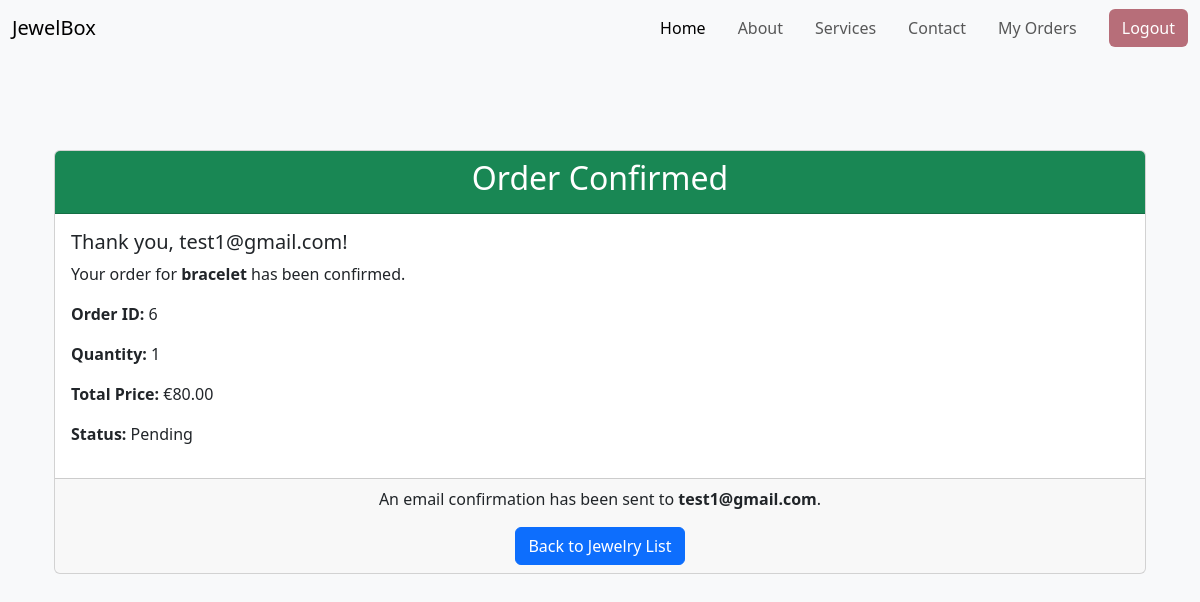
The page /order_confirmation/6/ (signed in) on the database as committed earlier.
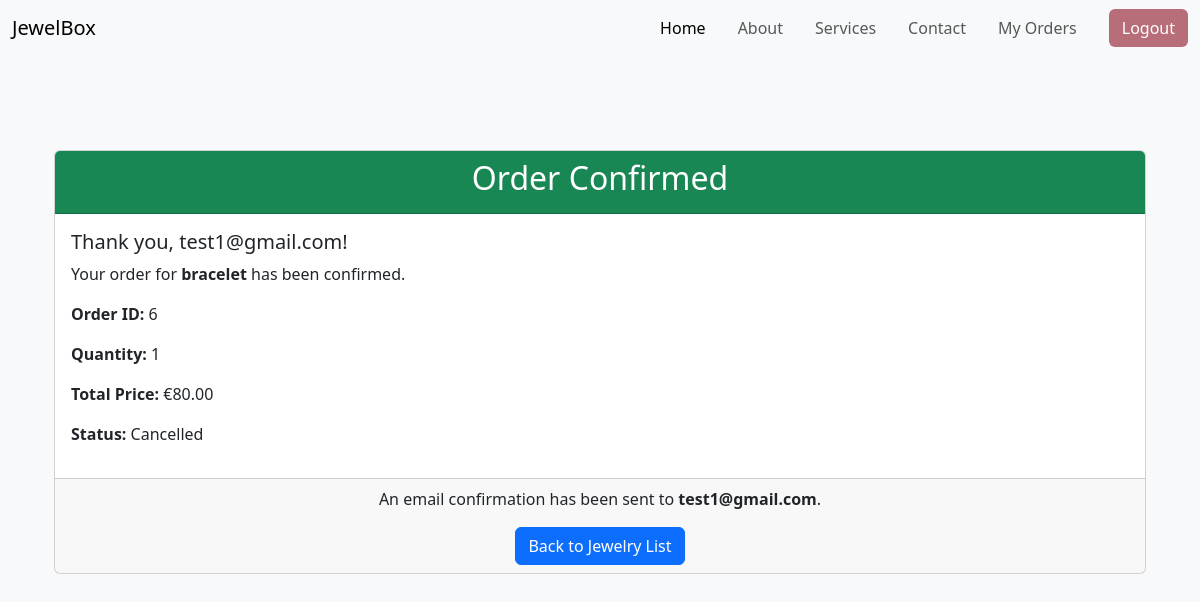
The same page on the database as committed later.
### jewelBoxDbServices/models.py (models this page shows, shortened)
class Order(models.Model):
    user = models.ForeignKey(CustomUser, on_delete=models.CASCADE)
    jewelry = models.ForeignKey(Jewelry, on_delete=models.CASCADE)
    quantity = models.PositiveIntegerField()
    total_price = models.DecimalField(max_digits=10, decimal_places=2)
    order_date = models.DateTimeField(auto_now_add=True)
    status = models.CharField(
        max_length=20,
        choices=[('Pending', 'Pending'), ('Shipped', 'Shipped'), ('Delivered', 'Delivered')],
        default='Pending'
    )

class CustomUser(AbstractUser):
    is_owner = models.BooleanField(default=False)
    phone_number = models.CharField(
        max_length=10,
        validators=[
            MinLengthValidator(10, message="Phone number must be exactly 10 digits."),
            RegexValidator(r'^\d{10}$', message="Phone number must contain only digits.")
        ],null=True
    )

class Jewelry(models.Model):
    name = models.CharField(max_length=255)
    description = models.TextField()
    price = models.DecimalField(max_digits=10, decimal_places=2)
    stock = models.PositiveIntegerField()
    image = models.ImageField(upload_to='jewelry_images/')
    CATEGORY_CHOICES = [
        ('Necklace', 'Necklace'),
        ('Earrings', 'Earrings'),
        ('Bracelet', 'Bracelet'),
        ('Ring', 'Ring'),
    ]
    category = models.CharField(max_length=20, choices=CATEGORY_CHOICES, default="Uncategorized")

### frontEnd/views.py (the view)
# urls.py: path('order_confirmation/<int:order_id>/', order_confirmation, name='order_confirmation'),
@login_required
def order_confirmation(request, order_id):
    order = get_object_or_404(Order, id=order_id)
    return render(request, 'order_confirmation.html', {'order': order})

### frontEnd/template/order_confirmation.html (shortened to what this page needs)
{% extends "base.html" %}
{% block content %}
<div class="container mt-5">
    <div class="card">
        <div class="card-header bg-success text-white text-center">
            <h2>Order Confirmed</h2>
        </div>
        <div class="card-body">
            <h5>Thank you, {{ order.user.username }}!</h5>
            <p>Your order for <strong>{{ order.jewelry.name }}</strong> has been confirmed.</p>
            <p><strong>Order ID:</strong> {{ order.id }}</p>
            <p><strong>Quantity:</strong> {{ order.quantity }}</p>
            <p><strong>Total Price:</strong> €{{ order.total_price }}</p>
            <p><strong>Status:</strong> {{ order.status }}</p>
        </div>
        <div class="card-footer text-center">
            <p>An email confirmation has been sent to <strong>{{ order.user.email }}</strong>.</p>
            <a href="{% url 'jewelry_list' %}" class="btn btn-primary">Back to Jewelry List</a>
        </div>
    </div>
</div>
{% endblock %}

Rows that differ between the two databases and show on the page:
changed Order "test1@gmail.com": status "Pending" → "Cancelled"
